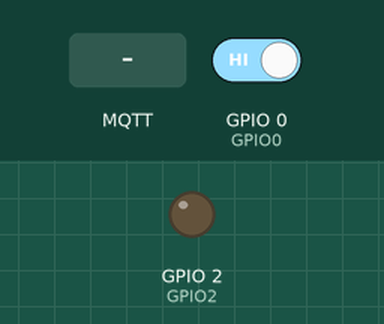
Bench run of a sketch on a simulated ESP8266 (NodeMCU). Parts: output pins drawn as LEDs (lit = HIGH). Inputs (shaded band) come from the test bench; at power-on: GPIO 0 (GPIO0) HIGH. WiFi joins after 1.5 s; servers stay silent unless stated; no MQTT or app messages arrive unless stated; what the sketch prints to the serial monitor is not drawn.

Above: at 2.7 s.
2.8 s: GPIO 0 (GPIO0) driven LOW
At 4.0 s:
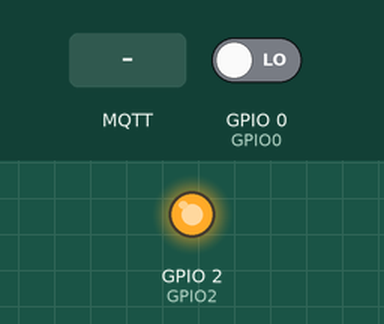
4.3 s: MQTT message "1" arrives on the first subscribed topic
6.0 s: MQTT message "on" arrives on the first subscribed topic
7.5 s: MQTT message "off" arrives on the first subscribed topic
Timing chart, 0 to 10.0 s (numbered marks = the images above; inputs shaded):
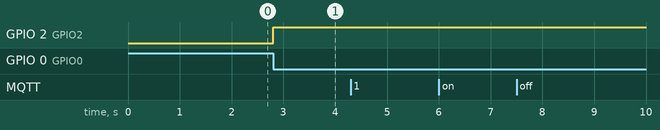

Measured:
- after the input at 2.8 s, GPIO 2 (GPIO2): LOW → HIGH at once
- after the input at 4.3 s, every drawn part: stays the same
- after the input at 6.0 s, every drawn part: stays the same
- after the input at 7.5 s, every drawn part: stays the same

The sketch:

adapterPlug.ino
```cpp
#include <ESP8266WiFi.h>
 #include <PubSubClient.h>
 #include <string.h>
 #define SLEEP_DELAY_IN_SECONDS  10
 #define TOPIC_ROOT "diedackel/f"
 #define DEVICE_ID  "plug-02"
 #define SLASH "/"
 #define CMD_RELAIS_ON "device=on"
 #define CMD_RELAIS_OFF "device=off"
 #define STR_CONFIRM_STATE "confirmNewState="


const char* ssid = "FusulFusul"; // dlink-C148, FusulFusul
const char* password = ""; // ,
const char* mqtt_server = "io.adafruit.com";
const char* mqtt_username = "";
const char* mqtt_password = "";
const char* mqtt_pubs_topic = TOPIC_ROOT SLASH DEVICE_ID;
const char* mqtt_subs_topic = TOPIC_ROOT SLASH DEVICE_ID;
WiFiClient espClient;
PubSubClient client(espClient);

// GPIO-pin 2, used for activating the relais
int GPIO2 = 2;
// GPIO-pin 0, used as input for manually turning on/off the relais
int GPIO0 = 0;
// State of the relais
int state = LOW;
// Flag used for debouncing the push-button
bool debounce = false;
/*
 * Called once during the initialization phase after reset
 ****/
void setup() {
  // First allow interrupts. So we can turn on the plug, even if we dont have WiFi
  // GPIO0 will be an input that is used to turn on the relais using a button
  pinMode(GPIO0, INPUT);
  attachInterrupt(GPIO0, fallingEdge, FALLING);

  // setup serial port
  Serial.begin(115200);
  // setup WiFi
  setup_wifi();
  client.setServer(mqtt_server, 1883);
  client.setCallback(callback);
  // setup pins
  // GPIO2 will be used to activate the relais
  pinMode(GPIO2, OUTPUT);
  //pinMode(LED_BUILTIN, OUTPUT); // Does not work. Maybe same pin as TX/RX line?
}
void fallingEdge() {
  if(!debounce) {
    state = !state;
    digitalWrite(GPIO2, state);
    debounce = true;
  }
  // Do not call other functions in this interrupt (such as delay, etc.). This only causes problems.
}

void setup_wifi() {
  delay(10);
  // We start by connecting to a WiFi network
  Serial.println();
  Serial.print("Connecting to ");
  Serial.println(ssid);
  WiFi.begin(ssid, password);
  int i = 0;
  while (WiFi.status() != WL_CONNECTED && i++ < 10) {
    delay(500);
    Serial.print(".");
  }
  Serial.println("");
  Serial.println("WiFi connected");
  Serial.println("IP address: ");
  Serial.println(WiFi.localIP());
}
 /*
  * MQTT callback function. It is always called with we receive a message on the subscribed topics.
  * The topic itself is given as a parameter of the function.
  ****/
void callback(char* topic, byte* payload, unsigned int length) {
  char msg[50];
  int i;
  char string[50];
  char lowerString[50];

  sprintf(msg, "Message arrived [%s] ", topic);
  Serial.println(msg);

  // Copy the payload into a C-String and convert all letters into lower-case
  for (i = 0; i < length; i++) {
    string[i] = (char)payload[i];
    lowerString[i] = tolower(string[i]);
  }
  string[i]=0;
  lowerString[i]=0;
  Serial.println(lowerString);

  // If the paylaod contains one of the predefined messages then turn on/off the relais
  uint8_t newState = -1;
  if(strcmp(lowerString, CMD_RELAIS_ON) == 0)
     newState = HIGH;
  else if(strcmp(lowerString, CMD_RELAIS_OFF) == 0)
     newState = LOW;


  if(newState == LOW || newState == HIGH) {
    state = newState;
    digitalWrite(GPIO2, state);
    sprintf(msg, "%s%d", STR_CONFIRM_STATE, state);
    Serial.println(msg);
    client.publish(mqtt_pubs_topic, msg);
  }

  Serial.println();
}
/*
 * Can be used to reconnect to the MQTT-Broker, in case we loose the connection inbetween
 ****/
void reconnect() {
  // Loop until we're reconnected
  int i = 0;
  while (!client.connected() && i++<10) {
    Serial.println("Attempting MQTT connection...");
    // Attempt to connect
    if (client.connect(DEVICE_ID, mqtt_username, mqtt_password)) {
      Serial.println("connected");
      // Subscribe to a topic
      if(client.subscribe(mqtt_subs_topic))
        Serial.println("Subscribed to the specified topic");
      else
        Serial.println("Failed to subscribe to the specified topic");
      client.publish(mqtt_pubs_topic, "Hello, here I am...");
    } else {
      Serial.print("failed, rc=");
      Serial.print(client.state());
      Serial.println(" trying again in 500 mseconds");
      // Wait 500 seconds before retrying
      delay(500);
    }
  }
}
/*
 * This function will be called after setup() in an infinite loop
 ****/
void loop() {
  static int loopCounter = 0;
  loopCounter++;
  char msg[50];
  if(WiFi.status() != WL_CONNECTED) {
    setup_wifi();
  }
  else if (!client.connected()) {
    reconnect();
  }

  if(loopCounter % 200 == 0) { // Message every minute
    Serial.println("I am still alive...") ;
  }

  // send message to the MQTT topic
  //client.publish(mqtt_pubs_topic, "I am still alive...");

  // Example of a retained message
  //client.publish(mqtt_topic, "This will be retained", true);
  client.loop();
  delay(300);
  if (client.connected() && (debounce || loopCounter % 200 == 0)) {
    sprintf(msg, "%s%d", STR_CONFIRM_STATE, state);
    client.publish(mqtt_pubs_topic, msg, true);
  }
  // After two seconds we can be sure that the button is debounced. The interrupt can also
  // come during the delay, but it unlikely to happen exactly (few ns) before the delay is over.
  debounce = false;
}
```
